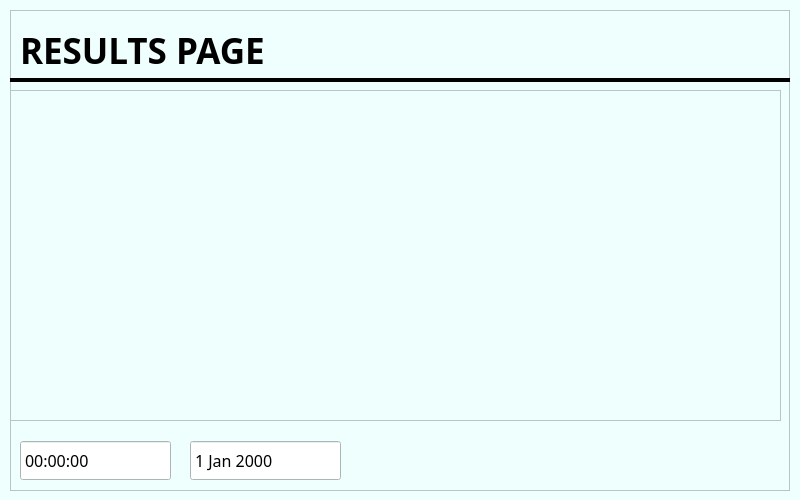
<?xml version="1.0" encoding="UTF-8"?>
<ui version="4.0">
 <class>MainWindow</class>
 <widget class="QMainWindow" name="MainWindow">
  <property name="geometry">
   <rect>
    <x>0</x>
    <y>0</y>
    <width>800</width>
    <height>500</height>
   </rect>
  </property>
  <property name="minimumSize">
   <size>
    <width>800</width>
    <height>500</height>
   </size>
  </property>
  <property name="maximumSize">
   <size>
    <width>800</width>
    <height>500</height>
   </size>
  </property>
  <property name="palette">
   <palette>
    <active>
     <colorrole role="WindowText">
      <brush brushstyle="SolidPattern">
       <color alpha="255">
        <red>0</red>
        <green>0</green>
        <blue>0</blue>
       </color>
      </brush>
     </colorrole>
     <colorrole role="Button">
      <brush brushstyle="SolidPattern">
       <color alpha="255">
        <red>238</red>
        <green>255</green>
        <blue>254</blue>
       </color>
      </brush>
     </colorrole>
     <colorrole role="Light">
      <brush brushstyle="SolidPattern">
       <color alpha="255">
        <red>255</red>
        <green>255</green>
        <blue>255</blue>
       </color>
      </brush>
     </colorrole>
     <colorrole role="Midlight">
      <brush brushstyle="SolidPattern">
       <color alpha="255">
        <red>246</red>
        <green>255</green>
        <blue>254</blue>
       </color>
      </brush>
     </colorrole>
     <colorrole role="Dark">
      <brush brushstyle="SolidPattern">
       <color alpha="255">
        <red>119</red>
        <green>127</green>
        <blue>127</blue>
       </color>
      </brush>
     </colorrole>
     <colorrole role="Mid">
      <brush brushstyle="SolidPattern">
       <color alpha="255">
        <red>159</red>
        <green>170</green>
        <blue>169</blue>
       </color>
      </brush>
     </colorrole>
     <colorrole role="Text">
      <brush brushstyle="SolidPattern">
       <color alpha="255">
        <red>0</red>
        <green>0</green>
        <blue>0</blue>
       </color>
      </brush>
     </colorrole>
     <colorrole role="BrightText">
      <brush brushstyle="SolidPattern">
       <color alpha="255">
        <red>255</red>
        <green>255</green>
        <blue>255</blue>
       </color>
      </brush>
     </colorrole>
     <colorrole role="ButtonText">
      <brush brushstyle="SolidPattern">
       <color alpha="255">
        <red>0</red>
        <green>0</green>
        <blue>0</blue>
       </color>
      </brush>
     </colorrole>
     <colorrole role="Base">
      <brush brushstyle="SolidPattern">
       <color alpha="255">
        <red>255</red>
        <green>255</green>
        <blue>255</blue>
       </color>
      </brush>
     </colorrole>
     <colorrole role="Window">
      <brush brushstyle="SolidPattern">
       <color alpha="255">
        <red>238</red>
        <green>255</green>
        <blue>254</blue>
       </color>
      </brush>
     </colorrole>
     <colorrole role="Shadow">
      <brush brushstyle="SolidPattern">
       <color alpha="255">
        <red>0</red>
        <green>0</green>
        <blue>0</blue>
       </color>
      </brush>
     </colorrole>
     <colorrole role="AlternateBase">
      <brush brushstyle="SolidPattern">
       <color alpha="255">
        <red>246</red>
        <green>255</green>
        <blue>254</blue>
       </color>
      </brush>
     </colorrole>
     <colorrole role="ToolTipBase">
      <brush brushstyle="SolidPattern">
       <color alpha="255">
        <red>255</red>
        <green>255</green>
        <blue>220</blue>
       </color>
      </brush>
     </colorrole>
     <colorrole role="ToolTipText">
      <brush brushstyle="SolidPattern">
       <color alpha="255">
        <red>0</red>
        <green>0</green>
        <blue>0</blue>
       </color>
      </brush>
     </colorrole>
    </active>
    <inactive>
     <colorrole role="WindowText">
      <brush brushstyle="SolidPattern">
       <color alpha="255">
        <red>0</red>
        <green>0</green>
        <blue>0</blue>
       </color>
      </brush>
     </colorrole>
     <colorrole role="Button">
      <brush brushstyle="SolidPattern">
       <color alpha="255">
        <red>238</red>
        <green>255</green>
        <blue>254</blue>
       </color>
      </brush>
     </colorrole>
     <colorrole role="Light">
      <brush brushstyle="SolidPattern">
       <color alpha="255">
        <red>255</red>
        <green>255</green>
        <blue>255</blue>
       </color>
      </brush>
     </colorrole>
     <colorrole role="Midlight">
      <brush brushstyle="SolidPattern">
       <color alpha="255">
        <red>246</red>
        <green>255</green>
        <blue>254</blue>
       </color>
      </brush>
     </colorrole>
     <colorrole role="Dark">
      <brush brushstyle="SolidPattern">
       <color alpha="255">
        <red>119</red>
        <green>127</green>
        <blue>127</blue>
       </color>
      </brush>
     </colorrole>
     <colorrole role="Mid">
      <brush brushstyle="SolidPattern">
       <color alpha="255">
        <red>159</red>
        <green>170</green>
        <blue>169</blue>
       </color>
      </brush>
     </colorrole>
     <colorrole role="Text">
      <brush brushstyle="SolidPattern">
       <color alpha="255">
        <red>0</red>
        <green>0</green>
        <blue>0</blue>
       </color>
      </brush>
     </colorrole>
     <colorrole role="BrightText">
      <brush brushstyle="SolidPattern">
       <color alpha="255">
        <red>255</red>
        <green>255</green>
        <blue>255</blue>
       </color>
      </brush>
     </colorrole>
     <colorrole role="ButtonText">
      <brush brushstyle="SolidPattern">
       <color alpha="255">
        <red>0</red>
        <green>0</green>
        <blue>0</blue>
       </color>
      </brush>
     </colorrole>
     <colorrole role="Base">
      <brush brushstyle="SolidPattern">
       <color alpha="255">
        <red>255</red>
        <green>255</green>
        <blue>255</blue>
       </color>
      </brush>
     </colorrole>
     <colorrole role="Window">
      <brush brushstyle="SolidPattern">
       <color alpha="255">
        <red>238</red>
        <green>255</green>
        <blue>254</blue>
       </color>
      </brush>
     </colorrole>
     <colorrole role="Shadow">
      <brush brushstyle="SolidPattern">
       <color alpha="255">
        <red>0</red>
        <green>0</green>
        <blue>0</blue>
       </color>
      </brush>
     </colorrole>
     <colorrole role="AlternateBase">
      <brush brushstyle="SolidPattern">
       <color alpha="255">
        <red>246</red>
        <green>255</green>
        <blue>254</blue>
       </color>
      </brush>
     </colorrole>
     <colorrole role="ToolTipBase">
      <brush brushstyle="SolidPattern">
       <color alpha="255">
        <red>255</red>
        <green>255</green>
        <blue>220</blue>
       </color>
      </brush>
     </colorrole>
     <colorrole role="ToolTipText">
      <brush brushstyle="SolidPattern">
       <color alpha="255">
        <red>0</red>
        <green>0</green>
        <blue>0</blue>
       </color>
      </brush>
     </colorrole>
    </inactive>
    <disabled>
     <colorrole role="WindowText">
      <brush brushstyle="SolidPattern">
       <color alpha="255">
        <red>119</red>
        <green>127</green>
        <blue>127</blue>
       </color>
      </brush>
     </colorrole>
     <colorrole role="Button">
      <brush brushstyle="SolidPattern">
       <color alpha="255">
        <red>238</red>
        <green>255</green>
        <blue>254</blue>
       </color>
      </brush>
     </colorrole>
     <colorrole role="Light">
      <brush brushstyle="SolidPattern">
       <color alpha="255">
        <red>255</red>
        <green>255</green>
        <blue>255</blue>
       </color>
      </brush>
     </colorrole>
     <colorrole role="Midlight">
      <brush brushstyle="SolidPattern">
       <color alpha="255">
        <red>246</red>
        <green>255</green>
        <blue>254</blue>
       </color>
      </brush>
     </colorrole>
     <colorrole role="Dark">
      <brush brushstyle="SolidPattern">
       <color alpha="255">
        <red>119</red>
        <green>127</green>
        <blue>127</blue>
       </color>
      </brush>
     </colorrole>
     <colorrole role="Mid">
      <brush brushstyle="SolidPattern">
       <color alpha="255">
        <red>159</red>
        <green>170</green>
        <blue>169</blue>
       </color>
      </brush>
     </colorrole>
     <colorrole role="Text">
      <brush brushstyle="SolidPattern">
       <color alpha="255">
        <red>119</red>
        <green>127</green>
        <blue>127</blue>
       </color>
      </brush>
     </colorrole>
     <colorrole role="BrightText">
      <brush brushstyle="SolidPattern">
       <color alpha="255">
        <red>255</red>
        <green>255</green>
        <blue>255</blue>
       </color>
      </brush>
     </colorrole>
     <colorrole role="ButtonText">
      <brush brushstyle="SolidPattern">
       <color alpha="255">
        <red>119</red>
        <green>127</green>
        <blue>127</blue>
       </color>
      </brush>
     </colorrole>
     <colorrole role="Base">
      <brush brushstyle="SolidPattern">
       <color alpha="255">
        <red>238</red>
        <green>255</green>
        <blue>254</blue>
       </color>
      </brush>
     </colorrole>
     <colorrole role="Window">
      <brush brushstyle="SolidPattern">
       <color alpha="255">
        <red>238</red>
        <green>255</green>
        <blue>254</blue>
       </color>
      </brush>
     </colorrole>
     <colorrole role="Shadow">
      <brush brushstyle="SolidPattern">
       <color alpha="255">
        <red>0</red>
        <green>0</green>
        <blue>0</blue>
       </color>
      </brush>
     </colorrole>
     <colorrole role="AlternateBase">
      <brush brushstyle="SolidPattern">
       <color alpha="255">
        <red>238</red>
        <green>255</green>
        <blue>254</blue>
       </color>
      </brush>
     </colorrole>
     <colorrole role="ToolTipBase">
      <brush brushstyle="SolidPattern">
       <color alpha="255">
        <red>255</red>
        <green>255</green>
        <blue>220</blue>
       </color>
      </brush>
     </colorrole>
     <colorrole role="ToolTipText">
      <brush brushstyle="SolidPattern">
       <color alpha="255">
        <red>0</red>
        <green>0</green>
        <blue>0</blue>
       </color>
      </brush>
     </colorrole>
    </disabled>
   </palette>
  </property>
  <property name="font">
   <font>
    <family>Glacial Indifference</family>
    <pointsize>12</pointsize>
   </font>
  </property>
  <property name="windowTitle">
   <string>MainWindow</string>
  </property>
  <property name="autoFillBackground">
   <bool>false</bool>
  </property>
  <property name="animated">
   <bool>false</bool>
  </property>
  <widget class="QWidget" name="centralwidget">
   <property name="enabled">
    <bool>true</bool>
   </property>
   <widget class="QStackedWidget" name="stackedWidget">
    <property name="geometry">
     <rect>
      <x>0</x>
      <y>0</y>
      <width>800</width>
      <height>500</height>
     </rect>
    </property>
    <property name="currentIndex">
     <number>1</number>
    </property>
    <widget class="QWidget" name="LaunchPage">
     <widget class="QFrame" name="LPageFrame">
      <property name="geometry">
       <rect>
        <x>10</x>
        <y>10</y>
        <width>780</width>
        <height>480</height>
       </rect>
      </property>
      <property name="frameShape">
       <enum>QFrame::StyledPanel</enum>
      </property>
      <property name="frameShadow">
       <enum>QFrame::Raised</enum>
      </property>
      <widget class="QGroupBox" name="airportSelection">
       <property name="geometry">
        <rect>
         <x>430</x>
         <y>110</y>
         <width>300</width>
         <height>250</height>
        </rect>
       </property>
       <property name="font">
        <font>
         <family>Glacial Indifference</family>
         <pointsize>24</pointsize>
        </font>
       </property>
       <property name="mouseTracking">
        <bool>false</bool>
       </property>
       <property name="title">
        <string>Select an Airport</string>
       </property>
       <property name="flat">
        <bool>false</bool>
       </property>
       <property name="checkable">
        <bool>false</bool>
       </property>
       <widget class="QWidget" name="verticalLayoutWidget_5">
        <property name="geometry">
         <rect>
          <x>10</x>
          <y>30</y>
          <width>281</width>
          <height>211</height>
         </rect>
        </property>
        <layout class="QVBoxLayout" name="verticalLayout_5">
         <item>
          <widget class="QRadioButton" name="radioButton_13">
           <property name="font">
            <font>
             <family>Glacial Indifference</family>
             <pointsize>14</pointsize>
            </font>
           </property>
           <property name="text">
            <string>Orlando (MCO)</string>
           </property>
          </widget>
         </item>
         <item>
          <widget class="QRadioButton" name="radioButton_14">
           <property name="font">
            <font>
             <family>Glacial Indifference</family>
             <pointsize>14</pointsize>
            </font>
           </property>
           <property name="text">
            <string>Miami (MIA)</string>
           </property>
          </widget>
         </item>
         <item>
          <widget class="QRadioButton" name="radioButton_15">
           <property name="font">
            <font>
             <family>Glacial Indifference</family>
             <pointsize>14</pointsize>
            </font>
           </property>
           <property name="text">
            <string>Jacksonville (JAX)</string>
           </property>
          </widget>
         </item>
        </layout>
       </widget>
       <widget class="QFrame" name="frame_3">
        <property name="geometry">
         <rect>
          <x>230</x>
          <y>20</y>
          <width>60</width>
          <height>230</height>
         </rect>
        </property>
        <property name="layoutDirection">
         <enum>Qt::LeftToRight</enum>
        </property>
        <property name="frameShape">
         <enum>QFrame::StyledPanel</enum>
        </property>
        <property name="frameShadow">
         <enum>QFrame::Raised</enum>
        </property>
        <widget class="QLabel" name="label_5">
         <property name="geometry">
          <rect>
           <x>0</x>
           <y>24</y>
           <width>60</width>
           <height>60</height>
          </rect>
         </property>
         <property name="frameShape">
          <enum>QFrame::NoFrame</enum>
         </property>
         <property name="frameShadow">
          <enum>QFrame::Plain</enum>
         </property>
         <property name="text">
          <string>&lt;html&gt;&lt;head/&gt;&lt;body&gt;&lt;p&gt;&lt;img src=&quot;:/Airports/airport logos/MCO.png&quot;/&gt;&lt;/p&gt;&lt;/body&gt;&lt;/html&gt;</string>
         </property>
        </widget>
        <widget class="QLabel" name="label_6">
         <property name="geometry">
          <rect>
           <x>0</x>
           <y>86</y>
           <width>60</width>
           <height>60</height>
          </rect>
         </property>
         <property name="text">
          <string>&lt;html&gt;&lt;head/&gt;&lt;body&gt;&lt;p&gt;&lt;img src=&quot;:/Airports/airport logos/MIA.png&quot;/&gt;&lt;/p&gt;&lt;/body&gt;&lt;/html&gt;</string>
         </property>
        </widget>
        <widget class="QLabel" name="label_7">
         <property name="geometry">
          <rect>
           <x>0</x>
           <y>148</y>
           <width>60</width>
           <height>60</height>
          </rect>
         </property>
         <property name="text">
          <string>&lt;html&gt;&lt;head/&gt;&lt;body&gt;&lt;p&gt;&lt;img src=&quot;:/Airports/airport logos/JAX.png&quot;/&gt;&lt;/p&gt;&lt;/body&gt;&lt;/html&gt;</string>
         </property>
        </widget>
       </widget>
      </widget>
      <widget class="QGroupBox" name="airlineSelection">
       <property name="geometry">
        <rect>
         <x>60</x>
         <y>110</y>
         <width>300</width>
         <height>250</height>
        </rect>
       </property>
       <property name="font">
        <font>
         <family>Glacial Indifference</family>
         <pointsize>24</pointsize>
        </font>
       </property>
       <property name="mouseTracking">
        <bool>false</bool>
       </property>
       <property name="title">
        <string>Select an Airline</string>
       </property>
       <property name="flat">
        <bool>false</bool>
       </property>
       <property name="checkable">
        <bool>false</bool>
       </property>
       <widget class="QWidget" name="verticalLayoutWidget">
        <property name="geometry">
         <rect>
          <x>10</x>
          <y>30</y>
          <width>281</width>
          <height>211</height>
         </rect>
        </property>
        <layout class="QVBoxLayout" name="verticalLayout">
         <item>
          <widget class="QRadioButton" name="radioButton_2">
           <property name="font">
            <font>
             <family>Glacial Indifference</family>
             <pointsize>14</pointsize>
            </font>
           </property>
           <property name="text">
            <string>Southwest Airlines</string>
           </property>
          </widget>
         </item>
         <item>
          <widget class="QRadioButton" name="radioButton_3">
           <property name="font">
            <font>
             <family>Glacial Indifference</family>
             <pointsize>14</pointsize>
            </font>
           </property>
           <property name="text">
            <string>United Airlines</string>
           </property>
          </widget>
         </item>
         <item>
          <widget class="QRadioButton" name="radioButton">
           <property name="font">
            <font>
             <family>Glacial Indifference</family>
             <pointsize>14</pointsize>
            </font>
           </property>
           <property name="text">
            <string>American Airlines</string>
           </property>
          </widget>
         </item>
        </layout>
       </widget>
       <widget class="QFrame" name="airlineLogos">
        <property name="geometry">
         <rect>
          <x>230</x>
          <y>20</y>
          <width>60</width>
          <height>230</height>
         </rect>
        </property>
        <property name="layoutDirection">
         <enum>Qt::LeftToRight</enum>
        </property>
        <property name="frameShape">
         <enum>QFrame::StyledPanel</enum>
        </property>
        <property name="frameShadow">
         <enum>QFrame::Raised</enum>
        </property>
        <widget class="QLabel" name="SWLogo">
         <property name="geometry">
          <rect>
           <x>0</x>
           <y>24</y>
           <width>60</width>
           <height>60</height>
          </rect>
         </property>
         <property name="frameShape">
          <enum>QFrame::NoFrame</enum>
         </property>
         <property name="frameShadow">
          <enum>QFrame::Plain</enum>
         </property>
         <property name="text">
          <string>&lt;html&gt;&lt;head/&gt;&lt;body&gt;&lt;p&gt;&lt;img src=&quot;:/Airlines/airline logos/Southwest.png&quot;/&gt;&lt;/p&gt;&lt;/body&gt;&lt;/html&gt;</string>
         </property>
        </widget>
        <widget class="QLabel" name="UALogo">
         <property name="geometry">
          <rect>
           <x>0</x>
           <y>86</y>
           <width>60</width>
           <height>60</height>
          </rect>
         </property>
         <property name="text">
          <string>&lt;html&gt;&lt;head/&gt;&lt;body&gt;&lt;p&gt;&lt;img src=&quot;:/Airlines/airline logos/United.png&quot;/&gt;&lt;/p&gt;&lt;/body&gt;&lt;/html&gt;</string>
         </property>
        </widget>
        <widget class="QLabel" name="AALogo">
         <property name="geometry">
          <rect>
           <x>0</x>
           <y>148</y>
           <width>60</width>
           <height>60</height>
          </rect>
         </property>
         <property name="text">
          <string>&lt;html&gt;&lt;head/&gt;&lt;body&gt;&lt;p&gt;&lt;img src=&quot;:/Airlines/airline logos/American.png&quot;/&gt;&lt;/p&gt;&lt;/body&gt;&lt;/html&gt;</string>
         </property>
        </widget>
       </widget>
      </widget>
      <widget class="QTimeEdit" name="timeEdit">
       <property name="geometry">
        <rect>
         <x>10</x>
         <y>430</y>
         <width>151</width>
         <height>41</height>
        </rect>
       </property>
       <property name="readOnly">
        <bool>true</bool>
       </property>
       <property name="buttonSymbols">
        <enum>QAbstractSpinBox::NoButtons</enum>
       </property>
       <property name="date">
        <date>
         <year>2024</year>
         <month>4</month>
         <day>7</day>
        </date>
       </property>
       <property name="currentSection">
        <enum>QDateTimeEdit::HourSection</enum>
       </property>
       <property name="calendarPopup">
        <bool>false</bool>
       </property>
      </widget>
      <widget class="QDateEdit" name="dateEdit">
       <property name="geometry">
        <rect>
         <x>180</x>
         <y>430</y>
         <width>151</width>
         <height>41</height>
        </rect>
       </property>
       <property name="layoutDirection">
        <enum>Qt::LeftToRight</enum>
       </property>
       <property name="readOnly">
        <bool>true</bool>
       </property>
       <property name="buttonSymbols">
        <enum>QAbstractSpinBox::NoButtons</enum>
       </property>
       <property name="time">
        <time>
         <hour>12</hour>
         <minute>0</minute>
         <second>0</second>
        </time>
       </property>
      </widget>
      <widget class="QWidget" name="horizontalLayoutWidget">
       <property name="geometry">
        <rect>
         <x>500</x>
         <y>430</y>
         <width>161</width>
         <height>41</height>
        </rect>
       </property>
       <layout class="QHBoxLayout" name="horizontalLayout">
        <item>
         <widget class="QPushButton" name="pushButton">
          <property name="enabled">
           <bool>false</bool>
          </property>
          <property name="sizePolicy">
           <sizepolicy hsizetype="Minimum" vsizetype="Fixed">
            <horstretch>0</horstretch>
            <verstretch>0</verstretch>
           </sizepolicy>
          </property>
          <property name="baseSize">
           <size>
            <width>0</width>
            <height>20</height>
           </size>
          </property>
          <property name="mouseTracking">
           <bool>false</bool>
          </property>
          <property name="acceptDrops">
           <bool>false</bool>
          </property>
          <property name="autoFillBackground">
           <bool>false</bool>
          </property>
          <property name="text">
           <string>Next</string>
          </property>
          <property name="shortcut">
           <string>Space</string>
          </property>
          <property name="checkable">
           <bool>false</bool>
          </property>
          <property name="checked">
           <bool>false</bool>
          </property>
          <property name="autoDefault">
           <bool>false</bool>
          </property>
          <property name="default">
           <bool>false</bool>
          </property>
          <property name="flat">
           <bool>false</bool>
          </property>
         </widget>
        </item>
       </layout>
      </widget>
      <widget class="Line" name="LaunchPageLine">
       <property name="geometry">
        <rect>
         <x>0</x>
         <y>60</y>
         <width>780</width>
         <height>20</height>
        </rect>
       </property>
       <property name="sizePolicy">
        <sizepolicy hsizetype="Fixed" vsizetype="Fixed">
         <horstretch>0</horstretch>
         <verstretch>0</verstretch>
        </sizepolicy>
       </property>
       <property name="frameShadow">
        <enum>QFrame::Plain</enum>
       </property>
       <property name="lineWidth">
        <number>4</number>
       </property>
       <property name="orientation">
        <enum>Qt::Horizontal</enum>
       </property>
      </widget>
      <widget class="QLabel" name="LaunchPageTitle">
       <property name="geometry">
        <rect>
         <x>10</x>
         <y>10</y>
         <width>721</width>
         <height>61</height>
        </rect>
       </property>
       <property name="font">
        <font>
         <family>Glacial Indifference</family>
         <pointsize>26</pointsize>
         <weight>75</weight>
         <bold>true</bold>
        </font>
       </property>
       <property name="text">
        <string>LAUNCH PAGE</string>
       </property>
      </widget>
     </widget>
    </widget>
    <widget class="QWidget" name="ResultsPage">
     <widget class="QFrame" name="RPageFrame">
      <property name="geometry">
       <rect>
        <x>10</x>
        <y>10</y>
        <width>780</width>
        <height>481</height>
       </rect>
      </property>
      <property name="frameShape">
       <enum>QFrame::StyledPanel</enum>
      </property>
      <property name="frameShadow">
       <enum>QFrame::Raised</enum>
      </property>
      <widget class="QTimeEdit" name="timeEdit_3">
       <property name="geometry">
        <rect>
         <x>10</x>
         <y>430</y>
         <width>151</width>
         <height>41</height>
        </rect>
       </property>
       <property name="readOnly">
        <bool>true</bool>
       </property>
       <property name="buttonSymbols">
        <enum>QAbstractSpinBox::NoButtons</enum>
       </property>
       <property name="date">
        <date>
         <year>2024</year>
         <month>4</month>
         <day>7</day>
        </date>
       </property>
       <property name="currentSection">
        <enum>QDateTimeEdit::HourSection</enum>
       </property>
       <property name="calendarPopup">
        <bool>false</bool>
       </property>
      </widget>
      <widget class="QDateEdit" name="dateEdit_3">
       <property name="geometry">
        <rect>
         <x>180</x>
         <y>430</y>
         <width>151</width>
         <height>41</height>
        </rect>
       </property>
       <property name="layoutDirection">
        <enum>Qt::LeftToRight</enum>
       </property>
       <property name="readOnly">
        <bool>true</bool>
       </property>
       <property name="buttonSymbols">
        <enum>QAbstractSpinBox::NoButtons</enum>
       </property>
       <property name="time">
        <time>
         <hour>12</hour>
         <minute>0</minute>
         <second>0</second>
        </time>
       </property>
      </widget>
      <widget class="Line" name="LaunchPageLine_3">
       <property name="geometry">
        <rect>
         <x>0</x>
         <y>60</y>
         <width>780</width>
         <height>20</height>
        </rect>
       </property>
       <property name="sizePolicy">
        <sizepolicy hsizetype="Fixed" vsizetype="Fixed">
         <horstretch>0</horstretch>
         <verstretch>0</verstretch>
        </sizepolicy>
       </property>
       <property name="frameShadow">
        <enum>QFrame::Plain</enum>
       </property>
       <property name="lineWidth">
        <number>4</number>
       </property>
       <property name="orientation">
        <enum>Qt::Horizontal</enum>
       </property>
      </widget>
      <widget class="QLabel" name="LaunchPageTitle_3">
       <property name="geometry">
        <rect>
         <x>10</x>
         <y>10</y>
         <width>721</width>
         <height>61</height>
        </rect>
       </property>
       <property name="font">
        <font>
         <family>Glacial Indifference</family>
         <pointsize>26</pointsize>
         <weight>75</weight>
         <bold>true</bold>
        </font>
       </property>
       <property name="text">
        <string>RESULTS PAGE</string>
       </property>
      </widget>
      <widget class="QScrollArea" name="scrollArea">
       <property name="geometry">
        <rect>
         <x>0</x>
         <y>80</y>
         <width>771</width>
         <height>331</height>
        </rect>
       </property>
       <property name="widgetResizable">
        <bool>true</bool>
       </property>
       <widget class="QWidget" name="scrollAreaWidgetContents">
        <property name="geometry">
         <rect>
          <x>0</x>
          <y>0</y>
          <width>769</width>
          <height>329</height>
         </rect>
        </property>
       </widget>
      </widget>
     </widget>
    </widget>
   </widget>
  </widget>
 </widget>
 <resources>
  <include location="Resources/Logos.qrc"/>
 </resources>
 <connections/>
</ui>
